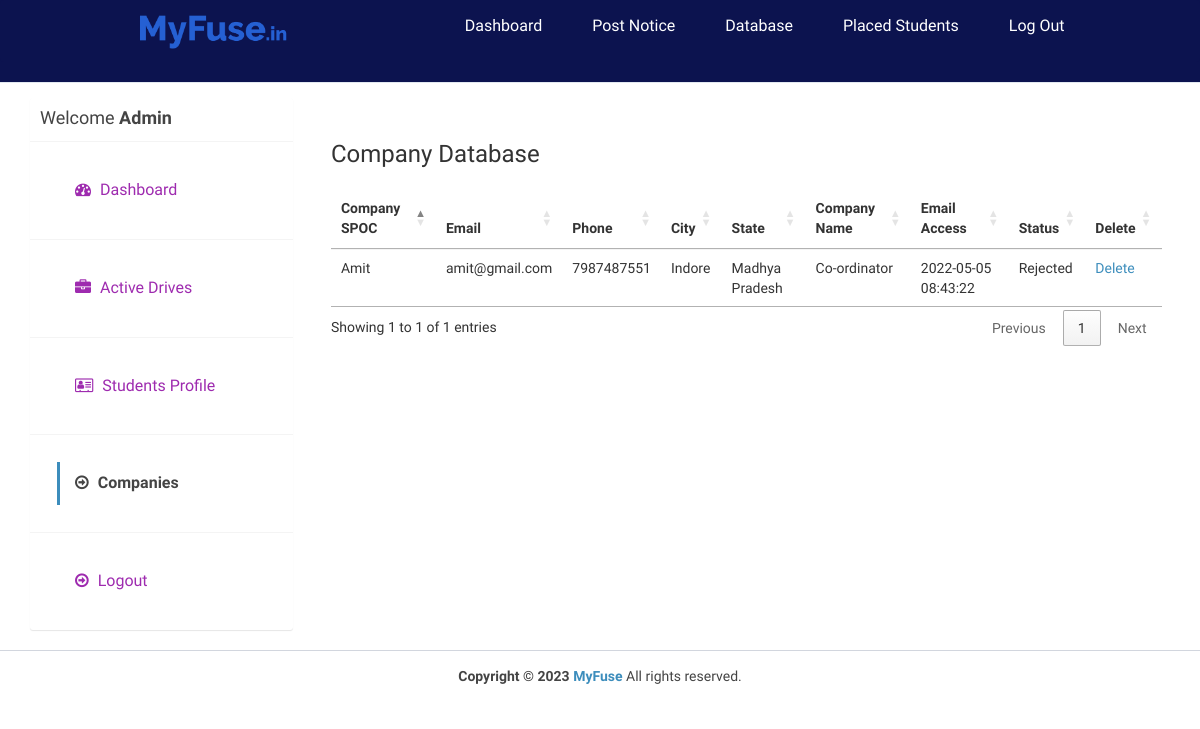
/admin/companies.php (signed in), run on the app's committed database.
### tables this page shows
CREATE TABLE `company` (
  `id_company` int(11) NOT NULL AUTO_INCREMENT,
  `name` varchar(255) NOT NULL,
  `companyname` varchar(255) NOT NULL,
  `country` varchar(255) NOT NULL,
  `state` varchar(255) NOT NULL,
  `city` varchar(255) NOT NULL,
  `contactno` varchar(255) NOT NULL,
  `website` varchar(255) NOT NULL,
  `email` varchar(255) NOT NULL,
  `password` varchar(255) NOT NULL,
  `aboutme` varchar(255) DEFAULT NULL,
  `logo` varchar(255) NOT NULL,
  `email_access` varchar(255) NOT NULL,
  `createdAt` timestamp NOT NULL DEFAULT current_timestamp(),
  `active` int(11) NOT NULL DEFAULT 2,
  PRIMARY KEY (`id_company`),
  UNIQUE KEY `email` (`email`)
);

### admin/companies.php (the view, shortened to what this page needs)
<?php
require_once("../db.php");
?>
<!DOCTYPE html>
<html>
<head>
  <link rel="stylesheet" href="https://cdnjs.cloudflare.com/ajax/libs/twitter-bootstrap/3.3.7/css/bootstrap.min.css">
  <link rel="stylesheet" href="https://cdnjs.cloudflare.com/ajax/libs/font-awesome/4.7.0/css/font-awesome.min.css">
  <link rel="stylesheet" href="https://cdnjs.cloudflare.com/ajax/libs/ionicons/2.0.1/css/ionicons.min.css">
  <link rel="stylesheet" href="https://cdn.datatables.net/1.10.15/css/jquery.dataTables.min.css">
  <link rel="stylesheet" href="../css/AdminLTE.min.css">
  <link rel="stylesheet" href="../css/_all-skins.min.css">
  <link rel="stylesheet" href="../css/custom.css">
</head>
<body class="hold-transition skin-green sidebar-mini">
  <div class="wrapper">
    <?php
    include 'header.php';
    ?>
    <div class="content-wrapper" style="margin-left: 0px;">
      <section id="candidates" class="content-header">
        <div class="container">
          <div class="row">
            <div class="col-md-3">
              <div class="box box-solid">
                <div class="box-header with-border">
                  <h3 class="box-title">Welcome <b>Admin</b></h3>
                </div>
                <div class="box-body no-padding">
                  <ul class="nav nav-pills nav-stacked">
                    <li><a href="dashboard.php"><i class="fa fa-dashboard"></i> Dashboard</a></li>
                    <li><a href="active-jobs.php"><i class="fa fa-briefcase"></i> Active Drives</a></li>
                    <li><a href="applications.php"><i class="fa fa-address-card-o"></i> Students Profile</a></li>
                    <li class="active"><a href="companies.php"><i class="fa fa-arrow-circle-o-right"></i> Companies </a></li>
                    <li><a href="../logout.php"><i class="fa fa-arrow-circle-o-right"></i> Logout</a></li>
                  </ul>
                </div>
              </div>
            </div>
            <div class="col-md-9 bg-white padding-2">
              <h3>Company Database</h3>
              <div class="row margin-top-20">
                <div class="col-md-12">
                  <div class="box-body table-responsive no-padding">
                    <table id="example2" class="table table-hover">
                      <thead>
                        <th>Company SPOC</th>
                        <th>Email</th>
                        <th>Phone</th>
                        <th>City</th>
                        <th>State</th>
                        <th>Company Name</th>
                        <th>Email Access</th>
                        <th>Status</th>
                        <th>Delete</th>
                      </thead>
                      <tbody>
                        <?php
                        $sql = "SELECT * FROM company";
                        $result = $conn->query($sql);
                        if ($result->num_rows > 0) {
                          while ($row = $result->fetch_assoc()) {
                        ?>
                            <tr>
                              <td><?php echo $row['name']; ?></td>
                              <td><?php echo $row['email']; ?></td>
                              <td><?php echo $row['contactno']; ?></td>
                              <td><?php echo $row['city']; ?></td>
                              <td><?php echo $row['state']; ?></td>
                              <td><?php echo $row['companyname']; ?></td>
                              <td><?php echo $row['email_access']; ?></td>
                              <td>
                                <?php
                                if ($row['active'] == '1') {
                                  echo "Activated";
                                } else if ($row['active'] == '2') {
                                ?>
                                  <a href="reject-company.php?id=<?php echo $row['id_company']; ?>">Reject</a> <a href="approve-company.php?id=<?php echo $row['id_company']; ?>">Approve</a>
                                <?php
                                } else if ($row['active'] == '3') {
                                ?>
                                  <a href="approve-company.php?id=<?php echo $row['id_company']; ?>">Reactivate</a>
                                <?php
                                } else if ($row['active'] == '0') {
                                  echo "Rejected";
                                }
                                ?>
                              </td>
                              <td><a href="delete-company.php?id=<?php echo $row['id_company']; ?>">Delete</a></td>
                            </tr>
                        <?php
                          }
                        }
                        ?>
                      </tbody>
                    </table>
                  </div>
                </div>
              </div>
            </div>
          </div>
        </div>
      </section>
    </div>
    <footer class="main-footer" style="margin-left: 0px;">
      <div class="text-center">
        <strong>Copyright &copy; 2023 <a href=../assets/privacypolicy.html>MyFuse </a></strong> All rights reserved.
      </div>
    </footer>
  </div>
</body>
</html>

### css/custom.css (style rules this page uses)
.margin-top-20 { margin-top: 20px; }
.padding-2 { padding: 2%; }
.box { font-size: medium; font-family: sans-serif; }
li { color: aqua; }

### admin/header.php (style rules this page uses)
* { margin: 0; padding: 0; box-sizing: border-box; }
html { font-size: 62.5%; font-family: 'Roboto', sans-serif; }
li { list-style: none; }
a { text-decoration: none; }

### data on the page
company: name "Amit", email "amit@gmail.com", contactno "7987487551", city "Indore", state "Madhya Pradesh", companyname "Co-ordinator", email_access "2022-05-05 08:43:22", active "Rejected"
